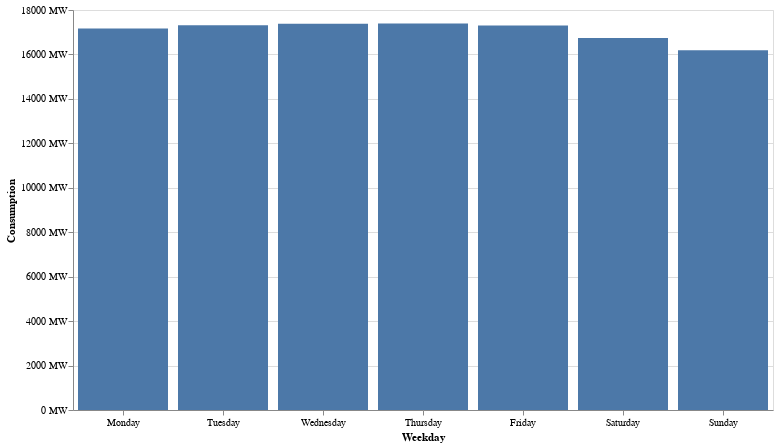

Here is the notebook cell this chart was saved with:
### Code cell
alt.Chart(current_df).mark_bar().encode(
    x=alt.X('Weekday:O', sort=list(weekdays.values()), axis=alt.Axis(labelAngle=0)),
    y=alt.Y("CONSUMPTION", title="Consumption", axis=alt.Axis(labelExpr=f"datum.value + ' MW'")),
    tooltip=["Weekday", "CONSUMPTION"]
).properties(width=700, height=400)

### Figure 1 — Vega-Lite specification as saved in the notebook (floating-point values rounded to 4 significant figures)
{"config": {"view": {"continuousWidth": 400, "continuousHeight": 300}}, "data": {"name": "data-631ff7e797f1611b7729d8d8dc956c0d"}, "mark": "bar", "encoding": {"tooltip": [{"type": "nominal", "field": "Weekday"}, {"type": "quantitative", "field": "CONSUMPTION"}], "x": {"type": "ordinal", "axis": {"labelAngle": 0}, "field": "Weekday", "sort": ["Monday", "Tuesday", "Wednesday", "Thursday", "Friday", "Saturday", "Sunday"]}, "y": {"type": "quantitative", "axis": {"labelExpr": "datum.value + ' MW'"}, "field": "CONSUMPTION", "title": "Consumption"}}, "height": 400, "width": 700, "$schema": "https://vega.github.io/schema/vega-lite/v4.8.1.json", "datasets": {"data-631ff7e797f1611b7729d8d8dc956c0d": [{"Weekday": "Friday", "AES": 9579.0, "TEC": 1484.0, "VDE": 313.2, "TES": 5797.0, "GES": 857.9, "GAES_GEN": 171.5, "CONSUMPTION": 17310.0, "GAES_PUMP": -216.4, "UK_BLR_RUS": -30.49, "UK_EURO": -462.9, "UK_MLD": -56.59, "Day": 15.75, "Month": 6.499, "Year": 2017.0}, {"Weekday": "Monday", "AES": 9506.0, "TEC": 1482.0, "VDE": 324.8, "TES": 5748.0, "GES": 856.0, "GAES_GEN": 165.1, "CONSUMPTION": 17170.0, "GAES_PUMP": -215.2, "UK_BLR_RUS": -39.98, "UK_EURO": -477.1, "UK_MLD": -54.52, "Day": 15.74, "Month": 6.532, "Year": 2017.0}, {"Weekday": "Saturday", "AES": 9536.0, "TEC": 1474.0, "VDE": 309.7, "TES": 5321.0, "GES": 795.5, "GAES_GEN": 164.1, "CONSUMPTION": 16740.0, "GAES_PUMP": -224.0, "UK_BLR_RUS": -17.2, "UK_EURO": -433.8, "UK_MLD": -58.57, "Day": 15.74, "Month": 6.532, "Year": 2017.0}, {"Weekday": "Sunday", "AES": 9473.0, "TEC": 1463.0, "VDE": 314.8, "TES": 4940.0, "GES": 738.4, "GAES_GEN": 133.1, "CONSUMPTION": 16190.0, "GAES_PUMP": -232.8, "UK_BLR_RUS": -24.24, "UK_EURO": -442.7, "UK_MLD": -51.1, "Day": 15.66, "Month": 6.534, "Year": 2017.0}, {"Weekday": "Thursday", "AES": 9570.0, "TEC": 1486.0, "VDE": 322.6, "TES": 5881.0, "GES": 871.9, "GAES_GEN": 173.3, "CONSUMPTION": 17400.0, "GAES_PUMP": -224.2, "UK_BLR_RUS": -27.26, "UK_EURO": -469.6, "UK_MLD": -56.77, "Day": 15.79, "Month": 6.514, "Year": 2017.0}, {"Weekday": "Tuesday", "AES": 9538.0, "TEC": 1485.0, "VDE": 320.9, "TES": 5863.0, "GES": 847.9, "GAES_GEN": 167.0, "CONSUMPTION": 17310.0, "GAES_PUMP": -220.7, "UK_BLR_RUS": -26.91, "UK_EURO": -478.3, "UK_MLD": -56.53, "Day": 15.74, "Month": 6.532, "Year": 2017.0}, {"Weekday": "Wednesday", "AES": 9567.0, "TEC": 1486.0, "VDE": 323.0, "TES": 5894.0, "GES": 860.5, "GAES_GEN": 171.2, "CONSUMPTION": 17380.0, "GAES_PUMP": -223.7, "UK_BLR_RUS": -31.96, "UK_EURO": -473.1, "UK_MLD": -58.02, "Day": 15.7, "Month": 6.516, "Year": 2017.0}]}}
